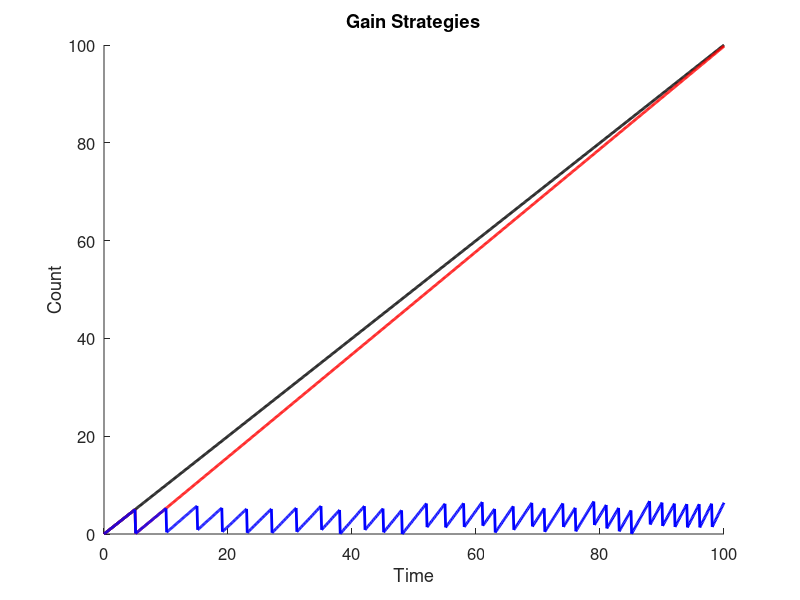
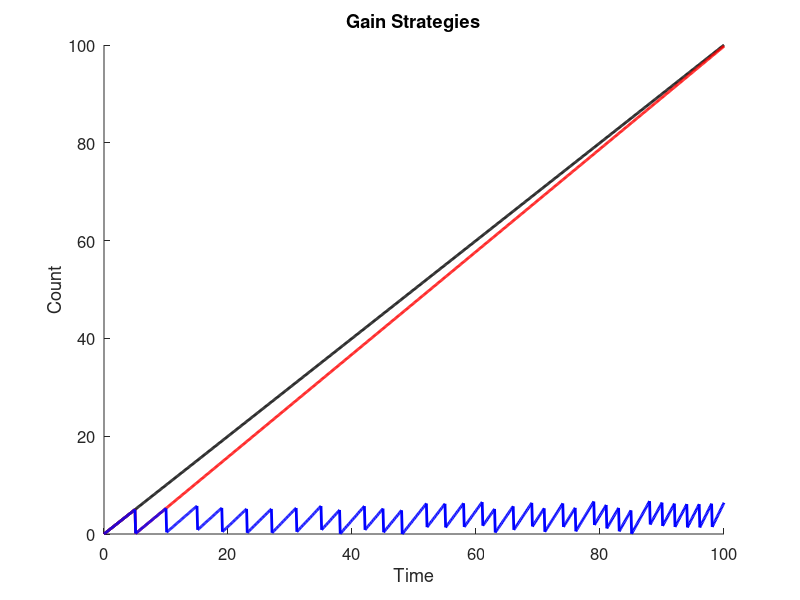

Write the MATLAB code that produced these figures, in order. (Note: this script raises an error after producing the figures.)
% GainStrategies.m
%
% Question: Is it better to spend and increase productivity or to keep a
% steady gain when trying to reach a set amount?
% Answer: This code! (Potentially...)
%
% Code: starting at the same point, with the same gain rate, one case will
% raise steadily as the control.  Different cases will be added to show
% different strategies, such as spending points to increase gain rate,
% doing so once or constantly, for different amounts of gain rate increase,
% etc...
%
% INPUTS:
%
% OUTPUTS:
% 1) Plot with different cases showing gain over set amount of time, very
% long-term
% 2) Spreadsheet with data values
% 3) Spreadsheet with summary
%
% CASES:
% 0) ControlCase - Steady, linear, increasing 1-to-1; will also be uses as
% a counter
% XX) CaseXX - start with steady gain, reach certain amount, spend points
% to increase gain rate, reach certain amount again, spend points to
% increase gain rate again
% VARIABLES: not all may be used
% 1) Spend Amount - minimum spending amount to increase gain rate; will try
% different minimum amounts
% 2) Gain Rate Increase - amount by which gain rate will increase; will try
% different incease amounts
% 3) Type of Increase - addition or multiplication; multiplication will be
% greater, addition will show by how much
% 4) Times to Increase Gain - number of times to spend and increase gain;
% will try limited or continuous
% 5) Limit of Single Increase - number of spending and increase in one
% action; will try minimum of 1 to maximum available

% Clean up MATLAB workstation; check which are needed
close all;
clear all;
clc;

out_dir = 'C:\Users\I2R_Admin\Documents\Work\Study\Git\RepositoryExample\Outputs\'

% Set up output file
gainDetailsFile = 'GainStrategies.xlsx';
IDT = {'Time\Control Gain', 'Case 1', 'Case 2'};
IDI = {};
IDD = 0;
rowToWrite = 0;

% Control case details
timeLength = 100;
controlGain = 0.1;

% Case details
sumCase1 = 0;
gainCase1 = controlGain;
haveInc = 0;
sumCase2 = 0;
gainCase2 = controlGain;

for t = 0:controlGain:timeLength
    rowToWrite = rowToWrite + 1;
    
    % Control case
    IDD(rowToWrite, 1) = t;
    
    % Case 1
    IDD(rowToWrite, 2) = sumCase1;
    sumCase1 = sumCase1 + gainCase1;
	
	% Case 2
	IDD(rowToWrite, 3) = sumCase2;
	sumCase2 = sumCase2 + gainCase2;
	
	% Change rates
    if haveInc == 0
		if sumCase1 >= 5
            haveInc = 1;
            sumCase1 = double(single(sumCase1) - 5);
            gainCase1 = gainCase1 + 0.005;
        end        
    end
	
	if mod(t, 1) == 0
		if sumCase2 >= 5
			sumCase2 = sumCase2 - 5;
			gainCase2 = gainCase2 + 0.005;
		end
	end
end

figure;
hold on
plot(IDD(:, 1), IDD(:, 1), 'k', 'LineWidth', 2);
plot(IDD(:, 1), IDD(:, 2), 'r', 'LineWidth', 2);
plot(IDD(:, 1), IDD(:, 3), 'b', 'LineWidth', 2);
title('Gain Strategies', 'Interpreter', 'none');
xlabel('Time', 'FontSize', 12);
ylabel('Count', 'FontSize', 12);
set(gca, 'FontSize', 12);
savefig(gcf, [out_dir 'GainStrategies.fig']);
saveas(gcf, [out_dir 'GainStrategies.png']);

saveData(out_dir, gainDetailsFile, IDT, IDI, IDD);
